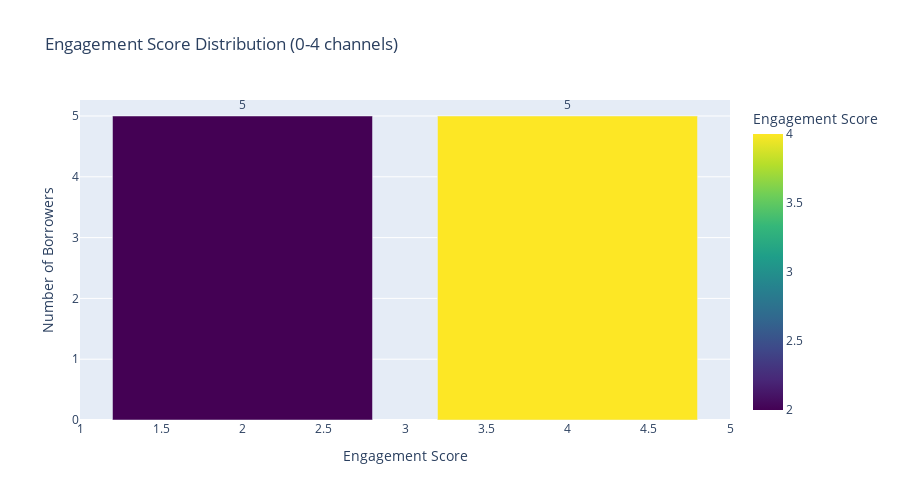

Write notebook code for a chart like this one.
### Markdown cell above
## 12. Engagement Score Distribution 🎯

How digitally engaged are our refinance-ready borrowers?

### Code cell
# Engagement score distribution
engagement_dist = df['engagement_score'].value_counts().sort_index().reset_index()
engagement_dist.columns = ['Score', 'Count']

fig = px.bar(
    engagement_dist,
    x='Score',
    y='Count',
    title='Engagement Score Distribution (0-4 channels)',
    labels={'Score': 'Engagement Score', 'Count': 'Number of Borrowers'},
    text='Count',
    color='Score',
    color_continuous_scale='Viridis'
)

fig.update_traces(texttemplate='%{text}', textposition='outside')
fig.update_layout(height=500)
fig.show()

avg_engagement = df['engagement_score'].mean()
print(f"\n🎯 Average Engagement Score: {avg_engagement:.2f} out of 4 channels")
print(f"   • High engagement (3-4 channels): {len(df[df['engagement_score'] >= 3])} borrowers")
print(f"   • Low engagement (0-1 channels): {len(df[df['engagement_score'] <= 1])} borrowers")

### Figure 1 — Plotly figure (JSON) as saved in the notebook; plotly's stock layout.template omitted (floating-point values rounded to 4 significant figures)
{"data": [{"hovertemplate": "Engagement Score=%{marker.color}<br>Number of Borrowers=%{text}<extra></extra>", "legendgroup": "", "marker": {"color": [2, 4], "coloraxis": "coloraxis", "pattern": {"shape": ""}}, "name": "", "orientation": "v", "showlegend": false, "text": [5.0, 5.0], "textposition": "outside", "texttemplate": "%{text}", "type": "bar", "x": [2, 4], "xaxis": "x", "y": [5, 5], "yaxis": "y"}], "layout": {"barmode": "relative", "coloraxis": {"colorbar": {"title": {"text": "Engagement Score"}}, "colorscale": [[0, "#440154"], [0.1111, "#482878"], [0.2222, "#3e4989"], [0.3333, "#31688e"], [0.4444, "#26828e"], [0.5556, "#1f9e89"], [0.6667, "#35b779"], [0.7778, "#6ece58"], [0.8889, "#b5de2b"], [1, "#fde725"]]}, "height": 500, "legend": {"tracegroupgap": 0}, "title": {"text": "Engagement Score Distribution (0-4 channels)"}, "xaxis": {"anchor": "y", "domain": [0, 1], "title": {"text": "Engagement Score"}}, "yaxis": {"anchor": "x", "domain": [0, 1], "title": {"text": "Number of Borrowers"}}}}
